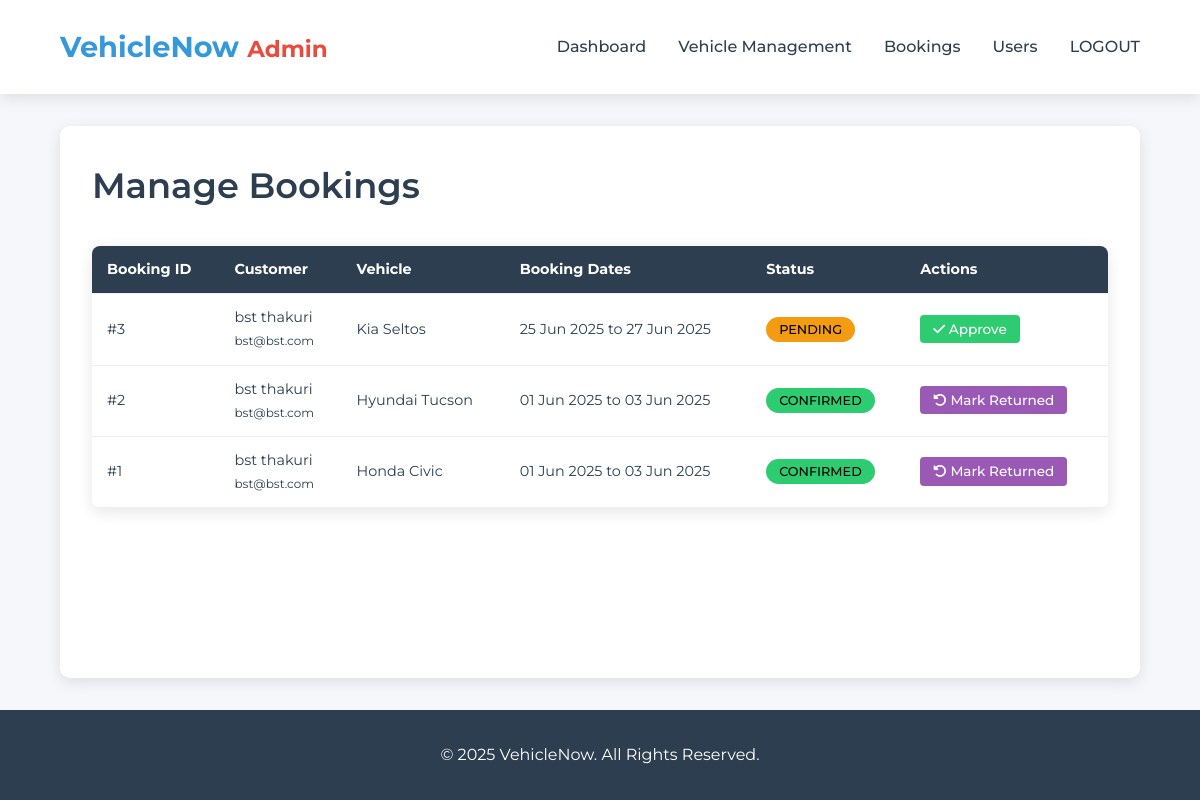
/adminbook.php, run on an earlier commit of the app's database.
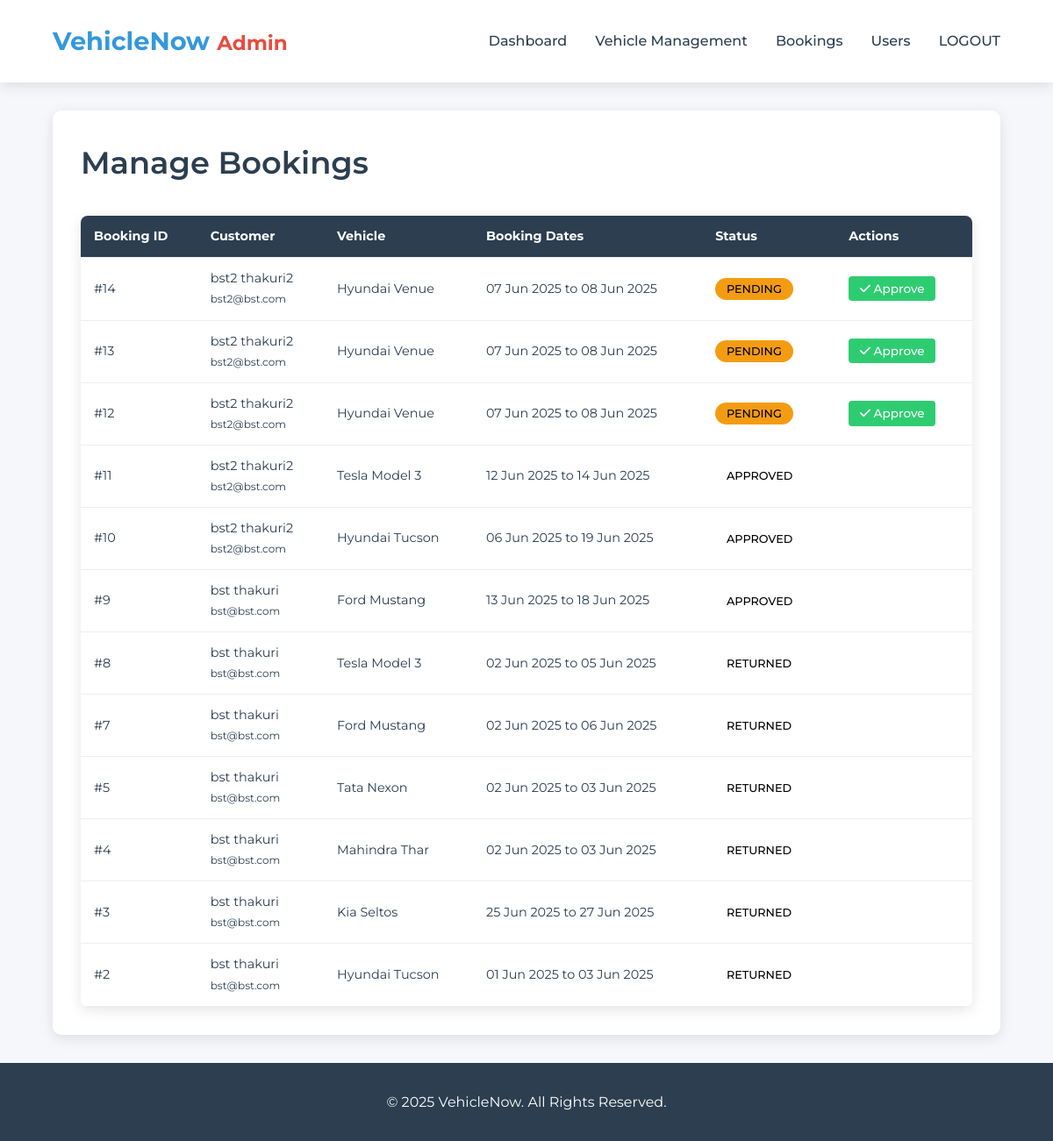
And on a later commit of the database.
### tables this page shows
CREATE TABLE `booking` (
  `BOOK_ID` int(11) NOT NULL,
  `CAR_ID` int(11) NOT NULL,
  `EMAIL` varchar(100) NOT NULL,
  `BOOK_PLACE` varchar(25) NOT NULL,
  `DURATION` int(10) NOT NULL,
  `DESTINATION` varchar(25) NOT NULL,
  `BOOK_DATE` date NOT NULL,
  `FROM_DT` date NOT NULL,
  `TO_DT` date NOT NULL,
  `AMOUNT` decimal(10,2) NOT NULL,
  `STATUS` varchar(20) DEFAULT 'Pending',
  `PAYMENT_METHOD` varchar(50) DEFAULT 'Cash',
  `CREATED_AT` datetime DEFAULT current_timestamp()
);

CREATE TABLE `users` (
  `USER_ID` int(11) NOT NULL,
  `FNAME` varchar(50) NOT NULL,
  `LNAME` varchar(50) NOT NULL,
  `EMAIL` varchar(100) NOT NULL,
  `PHONE` varchar(15) NOT NULL,
  `ADDRESS` varchar(30) NOT NULL,
  `PASSWORD` varchar(255) NOT NULL,
  `LICENSE_NO` varchar(30) NOT NULL,
  `CREATION_DATE` datetime DEFAULT current_timestamp(),
  `IS_ADMIN` char(1) DEFAULT 'N'
);

CREATE TABLE `cars` (
  `CAR_ID` int(11) NOT NULL,
  `CAR_NAME` varchar(100) NOT NULL,
  `CAR_IMG` varchar(255) NOT NULL,
  `FUEL_TYPE` varchar(50) NOT NULL,
  `CAPACITY` int(11) NOT NULL,
  `CAR_TYPE` varchar(11) NOT NULL,
  `TRANSMISSION` varchar(50) NOT NULL,
  `MODEL_YEAR` int(11) NOT NULL,
  `PRICE` decimal(10,2) NOT NULL,
  `AVAILABLE` char(1) DEFAULT 'Y',
  `ADDED_DATE` datetime DEFAULT current_timestamp(),
  `DESCRIPTION` text DEFAULT NULL
);

### adminbook.php (the view, shortened to what this page needs)
<?php
require_once('connection.php');
$query_bookings = "SELECT
                        b.BOOK_ID, b.FROM_DT, b.TO_DT, b.STATUS,
                        c.CAR_NAME, c.CAR_IMG,
                        u.FNAME, u.LNAME, u.EMAIL
                   FROM booking b
                   JOIN cars c ON b.CAR_ID = c.CAR_ID
                   JOIN users u ON b.EMAIL = u.EMAIL
                   ORDER BY b.BOOK_ID DESC";
$result_bookings = mysqli_query($con, $query_bookings);
?>
<!DOCTYPE html>
<html lang="en">
<head>
    <link rel="stylesheet" href="https://cdnjs.cloudflare.com/ajax/libs/font-awesome/6.4.0/css/all.min.css">
</head>
<body>
    <header class="navbar">
        <a href="admindash.php" class="logo">VehicleNow <span style="font-size: 0.8em; color: var(--accent-color);">Admin</span></a>
        <nav class="menu">
            <ul>
                <li><a href="admindash.php">Dashboard</a></li>
                <li><a href="adminvehicle.php">Vehicle Management</a></li>
                <li><a href="adminbook.php">Bookings</a></li>
                <li><a href="adminusers.php">Users</a></li>
                <li><a href="logout.php">LOGOUT</a></li>
            </ul>
        </nav>
    </header>
    <main class="page-container">
        <div class="page-header">
            <h1>Manage Bookings</h1>
        </div>
        <?php if(mysqli_num_rows($result_bookings) > 0): ?>
            <table class="content-table">
                <thead>
                    <tr>
                        <th>Booking ID</th>
                        <th>Customer</th>
                        <th>Vehicle</th>
                        <th>Booking Dates</th>
                        <th>Status</th>
                        <th>Actions</th>
                    </tr>
                </thead>
                <tbody>
                    <?php while($booking = mysqli_fetch_assoc($result_bookings)): ?>
                    <tr>
                        <td>#<?php echo htmlspecialchars($booking['BOOK_ID']); ?></td>
                        <td>
                            <?php echo htmlspecialchars($booking['FNAME'] . ' ' . $booking['LNAME']); ?><br>
                            <small><?php echo htmlspecialchars($booking['EMAIL']); ?></small>
                        </td>
                        <td><?php echo htmlspecialchars($booking['CAR_NAME']); ?></td>
                        <td>
                            <?php echo date('d M Y', strtotime($booking['FROM_DT'])); ?> to
                            <?php echo date('d M Y', strtotime($booking['TO_DT'])); ?>
                        </td>
                        <td>
                            <span class="status-badge status-<?php echo htmlspecialchars($booking['STATUS']); ?>">
                                <?php echo htmlspecialchars($booking['STATUS']); ?>
                            </span>
                        </td>
                        <td>
                            <?php if($booking['STATUS'] == 'Pending'): ?>
                                <a href="approve.php?id=<?php echo urlencode($booking['BOOK_ID']); ?>" class="action-btn btn-approve">
                                    <i class="fas fa-check"></i> Approve
                                </a>
                            <?php endif; ?>
                            <?php if($booking['STATUS'] == 'Confirmed'): ?>
                            <a href="adminreturn.php?id=<?php echo urlencode($booking['CAR_ID']); ?>&bookid=<?php echo urlencode($booking['BOOK_ID']); ?>" class="action-btn btn-return">
                                <i class="fas fa-undo-alt"></i> Mark Returned
                            </a>
                            <?php endif; ?>
                        </td>
                    </tr>
                    <?php endwhile; ?>
                </tbody>
            </table>
        <?php else: ?>
            <div class="no-data-message">
                <p>No bookings found.</p>
            </div>
        <?php endif; ?>
    </main>
    <footer class="footer">
        <p>&copy; <?php echo date('Y'); ?> VehicleNow. All Rights Reserved.</p>
    </footer>
</body>
</html>

### adminbook.php (style rules this page uses)
:root { --primary-color: #3498db; --secondary-color: #2c3e50; --accent-color: #e74c3c; --light-color: #ecf0f1; --dark-color: #2c3e50; --success-color: #2ecc71; --warning-color: #f39c12; --info-color: #9b59b6; --shadow: 0 4px 15px rgba(0, 0, 0, 0.1); --transition: all 0.3s ease; }
* { margin: 0; padding: 0; box-sizing: border-box; font-family: 'Montserrat', sans-serif; }
body { background-color: #f5f7fa; color: var(--dark-color); line-height: 1.6; display: flex; flex-direction: column; min-height: 100vh; }
.navbar { display: flex; justify-content: space-between; align-items: center; padding: 1.5rem 5%; background-color: white; box-shadow: var(--shadow); position: sticky; width: 100%; top: 0; z-index: 1000; }
.logo { font-size: 1.8rem; font-weight: 700; color: var(--primary-color); text-decoration: none; }
.menu ul { display: flex; list-style: none; }
.menu ul li { margin-left: 2rem; }
.menu ul li a { text-decoration: none; color: var(--dark-color); font-weight: 500; }
.page-container { flex-grow: 1; width: 90%; max-width: 1600px; margin: 2rem auto; padding: 2rem; background-color: white; border-radius: 10px; box-shadow: var(--shadow); }
.page-header { margin-bottom: 2rem; }
.page-header h1 { font-size: 2.2rem; color: var(--dark-color); font-weight: 600; }
.content-table { width: 100%; border-collapse: collapse; font-size: 0.9em; border-radius: 8px; overflow: hidden; box-shadow: var(--shadow); }
.content-table thead tr { background-color: var(--secondary-color); color: white; text-align: left; font-weight: 600; }
.content-table th, .content-table td { padding: 12px 15px; border-bottom: 1px solid #eee; }
.action-btn { padding: 0.4rem 0.8rem; border-radius: 4px; text-decoration: none; font-size: 0.85rem; font-weight: 500; margin-right: 5px; transition: var(--transition); border: none; cursor: pointer; color: white; }
.btn-approve { background-color: var(--success-color); }
.status-badge { padding: 0.3rem 0.8rem; border-radius: 15px; color: black; font-size: 0.8rem; font-weight: 500; text-transform: uppercase; }
.status-Pending { background-color: var(--warning-color); }
.footer { background-color: var(--dark-color); color: white; padding: 2rem 5%; text-align: center; margin-top: auto; }
.btn-return { background-color: var(--info-color); }
.status-Confirmed { background-color: var(--success-color); }

What changed in the data, as far as the page shows it:
removed booking: BOOK_ID "1", users.FNAME+LNAME "bst thakuri", users.EMAIL "bst@bst.com", CAR_ID.CAR_NAME "Honda Civic", FROM_DT "01 Jun 2025", TO_DT "03 Jun 2025", STATUS "CONFIRMED"
added booking: BOOK_ID "14", users.FNAME+LNAME "bst2 thakuri2", users.EMAIL "bst2@bst.com", CAR_ID.CAR_NAME "Hyundai Venue", FROM_DT "07 Jun 2025", TO_DT "08 Jun 2025", STATUS "PENDING"
added booking: BOOK_ID "13", users.FNAME+LNAME "bst2 thakuri2", users.EMAIL "bst2@bst.com", CAR_ID.CAR_NAME "Hyundai Venue", FROM_DT "07 Jun 2025", TO_DT "08 Jun 2025", STATUS "PENDING"
added booking: BOOK_ID "12", users.FNAME+LNAME "bst2 thakuri2", users.EMAIL "bst2@bst.com", CAR_ID.CAR_NAME "Hyundai Venue", FROM_DT "07 Jun 2025", TO_DT "08 Jun 2025", STATUS "PENDING"
added booking: BOOK_ID "11", users.FNAME+LNAME "bst2 thakuri2", users.EMAIL "bst2@bst.com", CAR_ID.CAR_NAME "Tesla Model 3", FROM_DT "12 Jun 2025", TO_DT "14 Jun 2025", STATUS "APPROVED"
added booking: BOOK_ID "10", users.FNAME+LNAME "bst2 thakuri2", users.EMAIL "bst2@bst.com", CAR_ID.CAR_NAME "Hyundai Tucson", FROM_DT "06 Jun 2025", TO_DT "19 Jun 2025", STATUS "APPROVED"
added booking: BOOK_ID "9", users.FNAME+LNAME "bst thakuri", users.EMAIL "bst@bst.com", CAR_ID.CAR_NAME "Ford Mustang", FROM_DT "13 Jun 2025", TO_DT "18 Jun 2025", STATUS "APPROVED"
added booking: BOOK_ID "8", users.FNAME+LNAME "bst thakuri", users.EMAIL "bst@bst.com", CAR_ID.CAR_NAME "Tesla Model 3", FROM_DT "02 Jun 2025", TO_DT "05 Jun 2025", STATUS "RETURNED"
added booking: BOOK_ID "7", users.FNAME+LNAME "bst thakuri", users.EMAIL "bst@bst.com", CAR_ID.CAR_NAME "Ford Mustang", FROM_DT "02 Jun 2025", TO_DT "06 Jun 2025", STATUS "RETURNED"
added booking: BOOK_ID "5", users.FNAME+LNAME "bst thakuri", users.EMAIL "bst@bst.com", CAR_ID.CAR_NAME "Tata Nexon", FROM_DT "02 Jun 2025", TO_DT "03 Jun 2025", STATUS "RETURNED"
added booking: BOOK_ID "4", users.FNAME+LNAME "bst thakuri", users.EMAIL "bst@bst.com", CAR_ID.CAR_NAME "Mahindra Thar", FROM_DT "02 Jun 2025", TO_DT "03 Jun 2025", STATUS "RETURNED"
changed booking "25 Jun 2025": STATUS "PENDING" → "RETURNED"; no longer shows "Approve"
changed booking "01 Jun 2025": STATUS "CONFIRMED" → "RETURNED"; no longer shows "Mark Returned"
